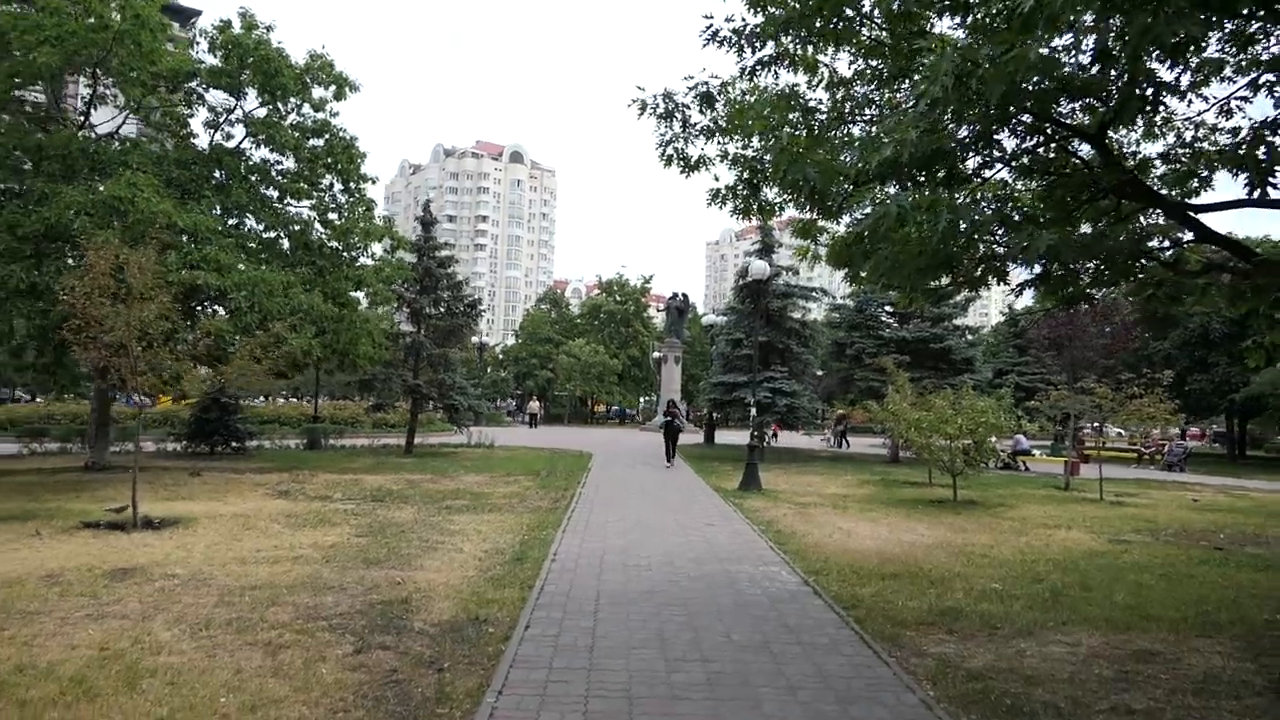
#> input picture frame 27 of data/TEST4.mp4, 1280 x 720 px, given in place of TEST2.MP4, which was not available
$ python main.py   (older library calls are emulated)
#> lines starting #> are read from the running program, lines starting #| are printed output that depends on the picture; pictures that were not available may be replaced by others from this repository, and a replacement may not be noted
### optflowlk.py
import numpy as np
from scipy.signal import convolve2d
import cv2
import time
from Sobel import sobel

def gaussian_kernel(size, sigma=1.0):
    """Создание Гауссова ядра."""
    k = size // 2
    x, y = np.mgrid[-k:k+1, -k:k+1]
    kernel = np.exp(-(x**2 + y**2) / (2 * sigma**2))
    kernel /= np.sum(kernel)
    return kernel

def apply_sobel_filters_open_cv(img):
    """Применение фильтров Собеля для вычисления градиентов Ix и Iy."""
    Ix = cv2.Sobel(img, cv2.CV_32F, 1, 0, ksize=3)
    Iy = cv2.Sobel(img, cv2.CV_32F, 0, 1, ksize=3)
    return Ix, Iy

# [8 lines left out: function apply_sobel_filters, not called in this run]


def compute_optical_flow(prev_img, next_img, p0, win_size=5, gauss_sigma=1.5):
    """Вычисление оптического потока."""
    prev_img = prev_img.astype(np.float32)
    next_img = next_img.astype(np.float32)


    Ix, Iy = apply_sobel_filters_open_cv(prev_img)
    # Ix, Iy = apply_sobel_filters(prev_img)
    It = next_img - prev_img

    G = gaussian_kernel(win_size, sigma=gauss_sigma)

    p1 = []
    status = []

    for point in p0:
        x, y = point.ravel()  # Изменение здесь
        x_min = max(int(x - win_size // 2), 0)
        y_min = max(int(y - win_size // 2), 0)
        x_max = min(int(x + win_size // 2 + 1), prev_img.shape[1])
        y_max = min(int(y + win_size // 2 + 1), prev_img.shape[0])

        Ix_win = Ix[y_min:y_max, x_min:x_max].flatten()
        Iy_win = Iy[y_min:y_max, x_min:x_max].flatten()
        It_win = It[y_min:y_max, x_min:x_max].flatten()

        G_win = G[int(y_min - y + win_size // 2):int(y_max - y + win_size // 2),
                int(x_min - x + win_size // 2):int(x_max - x + win_size // 2)].flatten()

        A = np.vstack((Ix_win * G_win, Iy_win * G_win)).T
        b = -It_win * G_win

        # Решение системы уравнений
        nu, residuals, rank, s = np.linalg.lstsq(A, b, rcond=None)

        # [8 lines of commented-out code are left out]
        if nu.size == 2:  # Просто проверяем, что решение имеет два компонента
            p1.append([x + nu[0], y + nu[1]])
            status.append(1)
        else:
            p1.append([x, y])
            status.append(0)

    return np.array(p1).reshape(-1, 1, 2), np.array(status)

### main.py
import numpy as np
import cv2
from optflowlk import compute_optical_flow
from sklearn.cluster import KMeans

def save_video(output_path, frames, fps, frame_size):
    fourcc = cv2.VideoWriter_fourcc(*'mp4v')
    video_writer = cv2.VideoWriter(output_path, fourcc, fps, frame_size)
    for frame in frames:
        video_writer.write(frame)
    video_writer.release()

# [43 lines left out: functions lucas_kanade_optical_flow, lucas_kanade_optical_flow_max_shift, not called in this run]


def lucas_kanade_optical_flow_cluster_shifts(prev_frame, current_frame, p0, n_clusters=2):
    # Вычисляем оптический поток
    p1, status = compute_optical_flow(prev_frame, current_frame, p0)
    good_new = p1[status == 1].reshape(-1, 2)
    good_old = p0[status == 1].reshape(-1, 1, 2).reshape(-1, 2)

    # Вычисляем смещения
    shifts = good_new - good_old

    # Применяем K-средние к смещениям
    kmeans = KMeans(n_clusters=n_clusters, random_state=0).fit(shifts)

    # Находим кластер с наибольшим числом точек
    labels, counts = np.unique(kmeans.labels_, return_counts=True)
    dominant_cluster = labels[np.argmax(counts)]

    # Вычисляем среднее смещение в доминирующем кластере
    dominant_shift = np.mean(shifts[kmeans.labels_ == dominant_cluster], axis=0)

    # Разделяем dominant_shift на смещения по осям X и Y
    dominant_shift_x, dominant_shift_y = dominant_shift

    return dominant_shift_x, dominant_shift_y, p1, status

def draw_tracks(frame, p0, p1, status):
    """
    Рисует стрелки для отслеживаемых точек.
    """
    for i, (new, old) in enumerate(zip(p1, p0)):
        a, b = new.ravel().astype(int)
        c, d = old.ravel().astype(int)
        if status[i]:
            # Рисуем стрелку от старой точки к новой
            frame = cv2.arrowedLine(frame, (c, d), (a, b), (0, 255, 0), 2, tipLength=0.3)
    return frame


def stabilize_video_with_custom_optical_flow(video_path):

#> called with video_path = 'data/TEST2.MP4'
    video_capture = cv2.VideoCapture(video_path)
    if not video_capture.isOpened():
        raise Exception("Unable to open video file!")

    # Получение информации о видео
    fps = int(video_capture.get(cv2.CAP_PROP_FPS))
    frame_width = int(video_capture.get(cv2.CAP_PROP_FRAME_WIDTH))
    frame_height = int(video_capture.get(cv2.CAP_PROP_FRAME_HEIGHT))

    ret, prev_frame = video_capture.read()
#> prev_frame is the input picture: shape (720, 1280, 3); mean B, G, R 90.8, 106.1, 103.7
    prev_frame_gray = cv2.cvtColor(prev_frame, cv2.COLOR_BGR2GRAY)
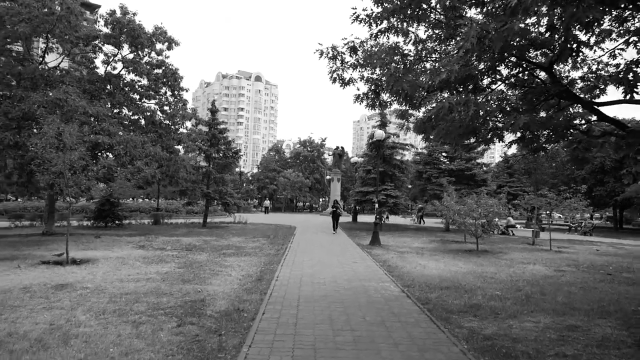
#> prev_frame_gray: shape (720, 1280) (shown at 1/2 size); min 0, max 255, mean 103.7
    p0 = cv2.goodFeaturesToTrack(
        prev_frame_gray,
        maxCorners=100,
        qualityLevel=0.3,
        minDistance=7,
        blockSize=7,
        useHarrisDetector=True
    )
#> p0 = 100 rows, first 8: [1113, 72], [1161, 108], [758, 48], [1163, 95], [971, 155], [758, 71], [867, 113], [211, 131]

    stabilized_frames = [prev_frame]

    while True:
        ret, current_frame = video_capture.read()
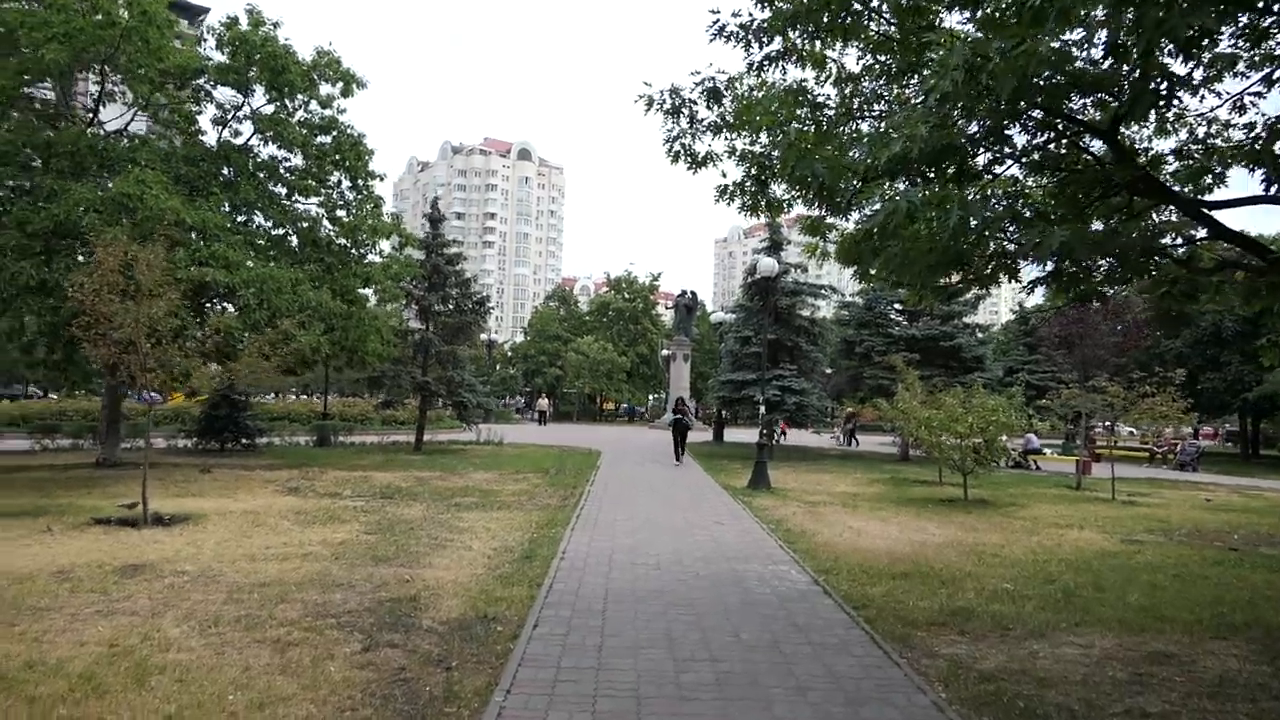
#> input picture frame 28 of data/TEST4.mp4, 1280 x 720 px, given in place of TEST2.MP4, which was not available
#> current_frame is the input picture: shape (720, 1280, 3); mean B, G, R 90.6, 106, 103.7
        if not ret:
            break

        current_frame_gray = cv2.cvtColor(current_frame, cv2.COLOR_BGR2GRAY)

        # shift_x, shift_y, p1, status = lucas_kanade_optical_flow(prev_frame_gray, current_frame_gray, p0)
        # shift_x, shift_y, p1, status = lucas_kanade_optical_flow_max_shift(prev_frame_gray, current_frame_gray, p0)
        shift_x, shift_y, p1, status = lucas_kanade_optical_flow_cluster_shifts(prev_frame_gray, current_frame_gray, p0)
#> in compute_optical_flow, `It = next_img - prev_img`:
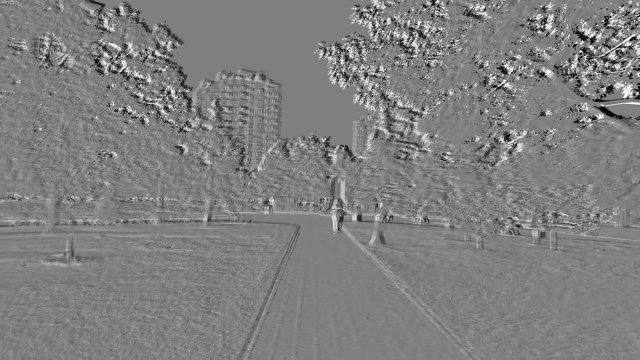
#> It: shape (720, 1280) float32 (shown at 1/2 size); min -255, max 255, mean -0.1; drawn with min black and max white
#> the loop in compute_optical_flow, `for point in p0:` made 100 passes
#> (x, y, x_min, y_min, x_max, y_max, nu, residuals) on passes 1 to 7: (1113, 72, 1111, 70, 1116, 75, [-0.124, 0.0341], [1865.1]), (1161, 108, 1159, 106, 1164, 111, [0.102, -0.0288], [2251.2]), (758, 48, 756, 46, 761, 51, [-0.0062, -0.0818], [853]), (1163, 95, 1161, 93, 1166, 98, [-0.0653, -0.107], [182.4]), (971, 155, 969, 153, 974, 158, [-0.0463, -0.141], [1007.3]), (758, 71, 756, 69, 761, 74, [-0.00217, 0.0416], [714.9]), (867, 113, 865, 111, 870, 116, [-0.22, 0.00354], [557.5])

        # Применяем смещение к текущему кадру
        M = np.float32([[1, 0, -shift_x], [0, 1, -shift_y]])
        stabilized_frame = cv2.warpAffine(current_frame, M, (frame_width, frame_height))

        stabilized_frames.append(stabilized_frame)

        # Визуализируем треки на стабилизированном кадре
        stabilized_frame_with_tracks = draw_tracks(stabilized_frame.copy(), p0, p1, status.flatten())
#> the loop in draw_tracks, `for i, (new, old) in enumerate(zip(p1, p0)):` made 100 passes
#> (new, old) on passes 1, 2, 3, 4, 5, 6, 7, 10: ([[1112.9, 72.03]], [[1113, 72]]), ([[1161.1, 108]], [[1161, 108]]), ([[758, 47.92]], [[758, 48]]), ([[1162.9, 94.89]], [[1163, 95]]), ([[971, 154.9]], [[971, 155]]), ([[758, 71.04]], [[758, 71]]), ([[866.8, 113]], [[867, 113]]), ([[1226.1, 23.07]], [[1226, 23]])
#> after the loop in draw_tracks, `for i, (new, old) in enumerate(zip(p1, p0)):`:
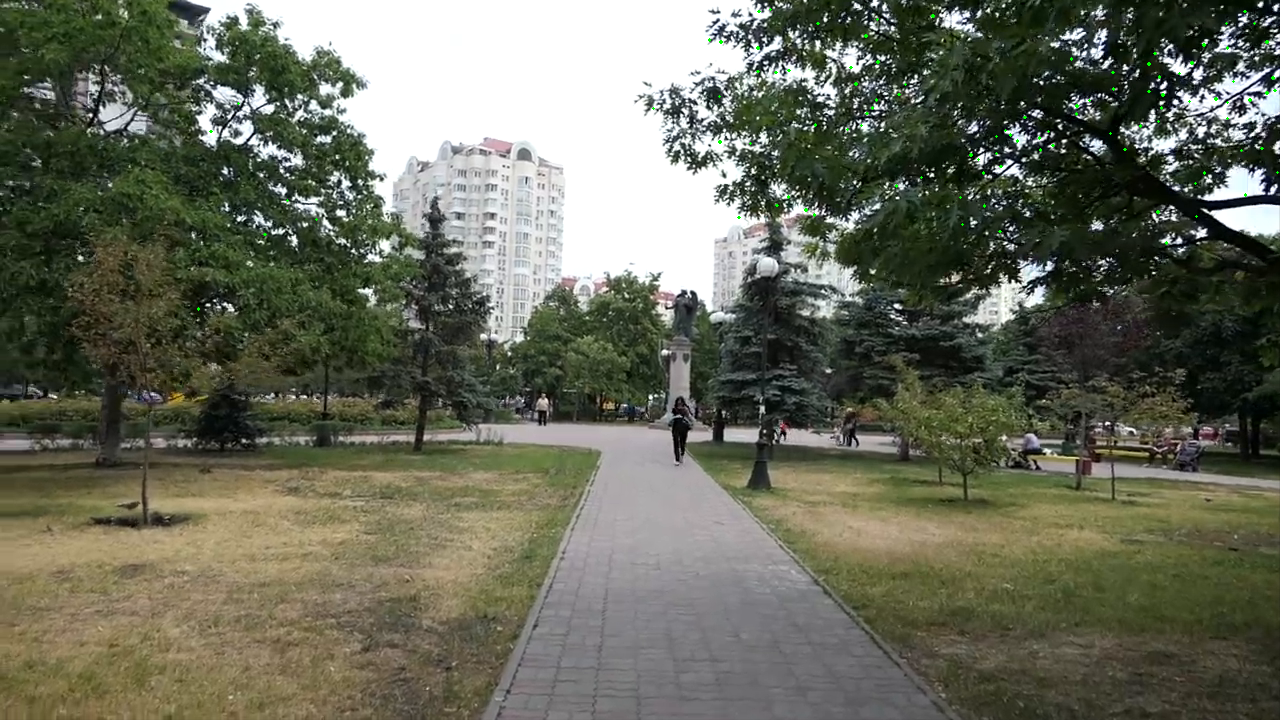
#> frame: shape (720, 1280, 3); mean of channels 0, 1, 2 90.5, 106.1, 103.6; drawn as B, G, R

        cv2.imshow("Stabilized Frame with Tracks", stabilized_frame_with_tracks)

        # Обновляем prev_frame_gray и p0 для следующего кадра
        prev_frame_gray = current_frame_gray.copy()
        p0 = cv2.goodFeaturesToTrack(prev_frame_gray, maxCorners=100, qualityLevel=0.3, minDistance=7, blockSize=7, useHarrisDetector=True)

        if cv2.waitKey(10) & 0xFF == ord('q'):
#> (key q is pressed here)
            break


    # Сохраняем стабилизированное видео
    output_video_path = "output_stabilized_video.mp4"
    save_video(output_video_path, stabilized_frames, fps, (frame_width, frame_height))
#> the loop in save_video, `for frame in frames:` made 2 passes

    video_capture.release()

# Пример использования
video_path = "data/TEST2.MP4"
stabilize_video_with_custom_optical_flow(video_path)

$ run again, starting later in the video
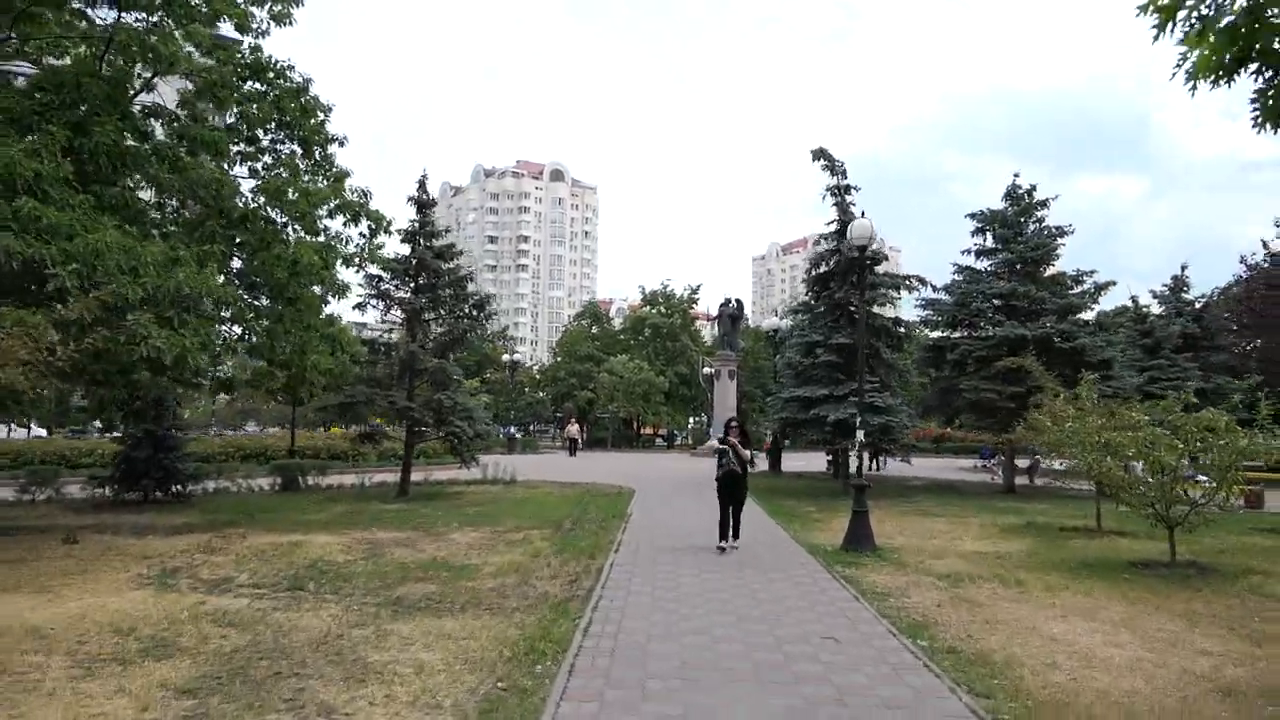
#> input picture frame 124 of data/TEST4.mp4, 1280 x 720 px, given in place of TEST2.MP4, which was not available
#> in stabilize_video_with_custom_optical_flow, prev_frame is the input picture: shape (720, 1280, 3); mean B, G, R 121, 132.6, 130.6
#> p0 = 100 rows, first 8: [120, 15], [1278, 41], [257, 85], [318, 151], [732, 303], [987, 267], [1208, 11], [282, 218]
#> in compute_optical_flow, `It = next_img - prev_img`:
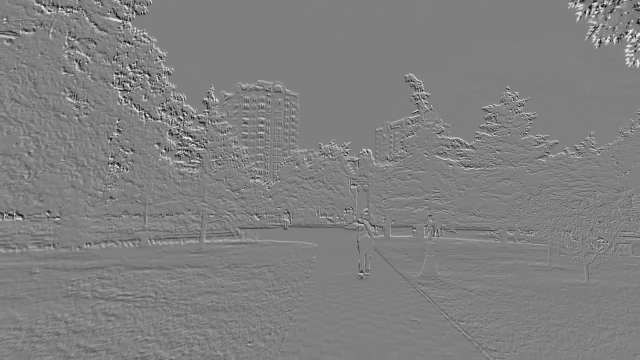
#> It: shape (720, 1280) float32 (shown at 1/2 size); min -255, max 255, mean 0.7; drawn with min black and max white
#> the loop in compute_optical_flow, `for point in p0:` made 100 passes
#> (x, y, x_min, y_min, x_max, y_max, nu, residuals) on passes 1 to 7: (120, 15, 118, 13, 123, 18, [0.0145, 0.148], [854.3]), (1278, 41, 1276, 39, 1280, 44, [-0.114, -0.00201], [291.6]), (257, 85, 255, 83, 260, 88, [0.0928, 0.209], [1741.1]), (318, 151, 316, 149, 321, 154, [-0.0277, 0.0634], [520.4]), (732, 303, 730, 301, 735, 306, [-0.0462, 0.0227], [504.2]), (987, 267, 985, 265, 990, 270, [0.126, 0.176], [244.5]), (1208, 11, 1206, 9, 1211, 14, [-0.187, 0.0431], [607.4])
#> the loop in draw_tracks, `for i, (new, old) in enumerate(zip(p1, p0)):` made 100 passes
#> (new, old) on passes 1, 2, 3, 4, 6, 7, 8, 9: ([[120, 15.15]], [[120, 15]]), ([[1277.9, 41]], [[1278, 41]]), ([[257.1, 85.21]], [[257, 85]]), ([[318, 151.1]], [[318, 151]]), ([[987.1, 267.2]], [[987, 267]]), ([[1207.8, 11.04]], [[1208, 11]]), ([[282.1, 218.1]], [[282, 218]]), ([[1192.1, 21.05]], [[1192, 21]])
#> after the loop in draw_tracks, `for i, (new, old) in enumerate(zip(p1, p0)):`:
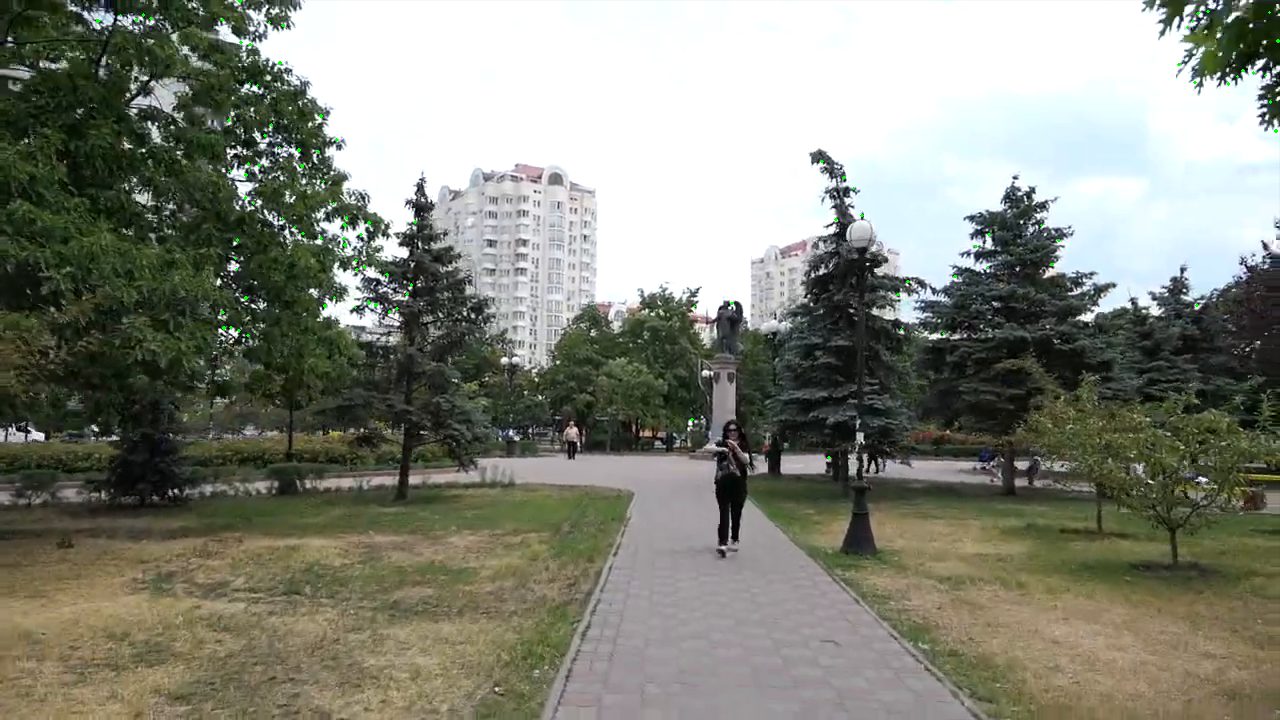
#> frame: shape (720, 1280, 3); mean of channels 0, 1, 2 121.6, 133.3, 131.1; drawn as B, G, R
#> the loop in save_video, `for frame in frames:` made 2 passes
